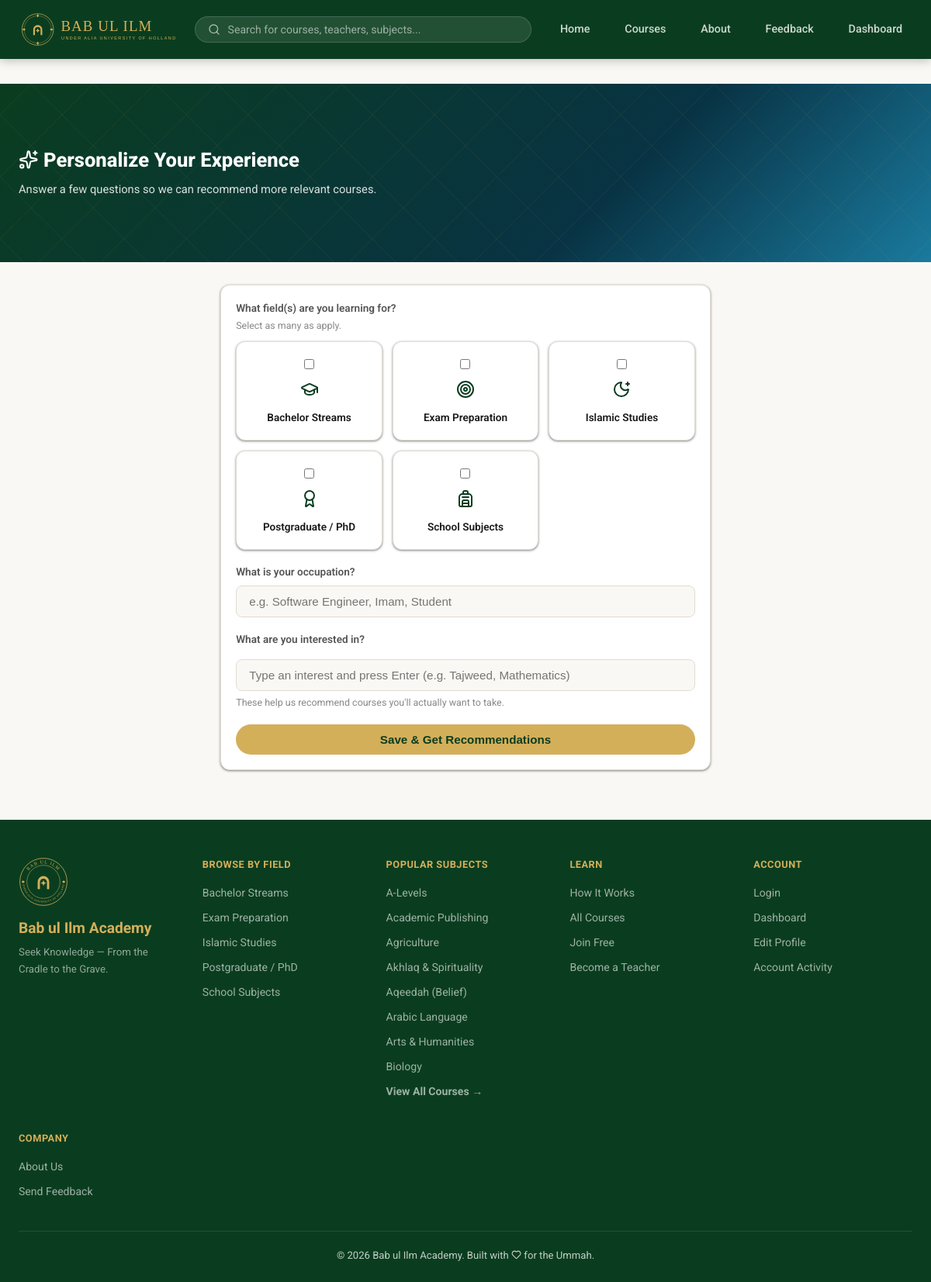
The page /personalize.php (signed in) on the database its author committed.
### tables this page shows
CREATE TABLE IF NOT EXISTS fields_of_study (
    id   INT UNSIGNED AUTO_INCREMENT PRIMARY KEY,
    name VARCHAR(100) NOT NULL,
    icon VARCHAR(30)
);

CREATE TABLE IF NOT EXISTS subjects (
    id                INT UNSIGNED AUTO_INCREMENT PRIMARY KEY,
    field_of_study_id INT UNSIGNED NULL,
    name              VARCHAR(100) NOT NULL,
    icon              VARCHAR(30),
    FOREIGN KEY (field_of_study_id) REFERENCES fields_of_study(id) ON DELETE SET NULL
);

### personalize.php (the view, shortened to what this page needs)
<?php
require_once __DIR__ . '/db.php';
$user = auth();
$stmt = $pdo->prepare('SELECT * FROM users WHERE id = ?');
$stmt->execute([$user['id']]);
$me = $stmt->fetch();
$fields = $pdo->query('SELECT * FROM fields_of_study ORDER BY name')->fetchAll();
$myFieldsStmt = $pdo->prepare('SELECT field_of_study_id FROM user_learning_fields WHERE user_id = ?');
$myFieldsStmt->execute([$user['id']]);
$myFieldIds = array_map('intval', $myFieldsStmt->fetchAll(PDO::FETCH_COLUMN));
?>
<!DOCTYPE html>
<html lang="en">
<head>
<link rel="stylesheet" href="style.css">
</head>
<body>
<nav class="navbar">
    <a class="nav-brand" href="index.php"><img src="assets/lockup-gold.svg" alt="<?= e(SITE_NAME) ?>" class="nav-logo"></a>
    <form class="nav-search" action="courses.php" method="get">
        <i data-lucide="search" class="lucide-icon"></i>
        <input type="text" name="q" placeholder="Search for courses, teachers, subjects...">
    </form>
    <div class="nav-links">
        <a href="index.php">Home</a>
        <a href="courses.php">Courses</a>
        <a href="about.php">About</a>
        <a href="feedback.php">Feedback</a>
        <a href="dashboard.php">Dashboard</a>
    </div>
</nav>
<div class="dashboard-wrap" style="max-width:680px">
    <div class="dashboard-header">
        <h2><i data-lucide="sparkles" class="lucide-icon"></i> Personalize Your Experience</h2>
        <p>Answer a few questions so we can recommend more relevant courses.</p>
    </div>
    <div class="card"><div class="card-body">
        <form method="post">
            <div class="form-group">
                <label class="form-label">What field(s) are you learning for?</label>
                <div class="form-hint" style="margin-top:-.3rem;margin-bottom:.6rem">Select as many as apply.</div>
                <div style="display:grid;grid-template-columns:repeat(auto-fit,minmax(140px,1fr));gap:.8rem">
                    <?php foreach ($fields as $f): ?>
                    <label class="card" style="cursor:pointer;text-align:center;padding:1.1rem .6rem;margin:0">
                        <input type="checkbox" name="learning_field_ids[]" value="<?= (int) $f['id'] ?>" style="width:auto;margin-bottom:.5rem" <?= in_array((int) $f['id'], $myFieldIds, true) ? 'checked' : '' ?>>
                        <div style="font-size:1.5rem;color:var(--green-deep)"><?= catIcon($f['icon']) ?></div>
                        <div style="font-weight:600;font-size:.85rem;margin-top:.3rem"><?= e($f['name']) ?></div>
                    </label>
                    <?php endforeach; ?>
                </div>
            </div>
            <div class="form-group">
                <label class="form-label">What is your occupation?</label>
                <input type="text" name="occupation" class="form-control" placeholder="e.g. Software Engineer, Imam, Student" value="<?= e($me['occupation'] ?? '') ?>">
            </div>
            <div class="form-group">
                <label class="form-label">What are you interested in?</label>
                <input type="text" id="skillInput" class="form-control" list="skillSuggestions" placeholder="Type an interest and press Enter (e.g. Tajweed, Mathematics)">
                <div class="form-hint">These help us recommend courses you'll actually want to take.</div>
            </div>
            <button type="submit" class="btn btn-primary btn-full">Save & Get Recommendations</button>
        </form>
    </div></div>
</div>
<?= renderFooter($pdo) ?>
</body>
</html>

### db.php (shortened to what this page needs)
<?php
function e(string $s): string {
    return htmlspecialchars($s, ENT_QUOTES, 'UTF-8');
}
    ?>
    <?php
function catIcon(?string $iconName): string {
    return '<i data-lucide="' . e($iconName ?: 'book-open') . '" class="lucide-icon"></i>';
}
    ?>
    <?php
function renderFooter(PDO $pdo): string {
    $fields = $pdo->query('SELECT * FROM fields_of_study ORDER BY name')->fetchAll();
    $popularSubjects = $pdo->query(
        "SELECT s.*, (SELECT COUNT(*) FROM enrollments e JOIN courses c ON c.id = e.course_id WHERE c.subject_id = s.id) AS enrollment_count
         FROM subjects s ORDER BY enrollment_count DESC, s.name ASC LIMIT 8"
    )->fetchAll();
    ?>
    <footer>
        <div class="footer-grid">
            <div>
                <img src="assets/seal-curved-gold.svg" alt="<?= e(SITE_NAME) ?>" class="footer-seal">
                <div class="footer-brand"><?= e(SITE_NAME) ?></div>
                <p>Seek Knowledge — From the Cradle to the Grave.</p>
            </div>
            <div>
                <div class="footer-heading">Browse by Field</div>
                <ul class="footer-links">
                    <?php foreach ($fields as $f): ?>
                        <li><a href="courses.php?field=<?= (int) $f['id'] ?>"><?= e($f['name']) ?></a></li>
                    <?php endforeach; ?>
                </ul>
            </div>
            <div>
                <div class="footer-heading">Popular Subjects</div>
                <ul class="footer-links">
                    <?php foreach ($popularSubjects as $s): ?>
                        <li><a href="courses.php?subject=<?= (int) $s['id'] ?>"><?= e($s['name']) ?></a></li>
                    <?php endforeach; ?>
                    <li><a href="courses.php"><strong>View All Courses →</strong></a></li>
                </ul>
            </div>
            <div>
                <div class="footer-heading">Learn</div>
                <ul class="footer-links">
                    <li><a href="getting-started.php">How It Works</a></li>
                    <li><a href="courses.php">All Courses</a></li>
                    <li><a href="register.php">Join Free</a></li>
                    <li><a href="register.php">Become a Teacher</a></li>
                </ul>
            </div>
            <div>
                <div class="footer-heading">Account</div>
                <ul class="footer-links">
                    <li><a href="login.php">Login</a></li>
                    <li><a href="dashboard.php">Dashboard</a></li>
                    <li><a href="edit-profile.php">Edit Profile</a></li>
                    <li><a href="activity-log.php">Account Activity</a></li>
                </ul>
            </div>
            <div>
                <div class="footer-heading">Company</div>
                <ul class="footer-links">
                    <li><a href="about.php">About Us</a></li>
                    <li><a href="feedback.php">Send Feedback</a></li>
                </ul>
            </div>
        </div>
        <div class="footer-bottom">&copy; <?= date('Y') ?> <?= e(SITE_NAME) ?>. Built with <i data-lucide="heart" class="lucide-icon"></i> for the Ummah.</div>
    </footer>
    <?php
    return ob_get_clean();
}
    ?>

### rows shown on the page
fields_of_study: name "Bachelor Streams"
fields_of_study: name "Exam Preparation"
fields_of_study: name "Islamic Studies"
fields_of_study: name "Postgraduate / PhD"
fields_of_study: name "School Subjects"
subjects: name "A-Levels"
subjects: name "Academic Publishing"
subjects: name "Agriculture"
subjects: name "Akhlaq & Spirituality"
subjects: name "Aqeedah (Belief)"
subjects: name "Arabic Language"
subjects: name "Arts & Humanities"
subjects: name "Biology"

### other values the page prints
SITE_NAME "Bab ul Ilm Academy"
